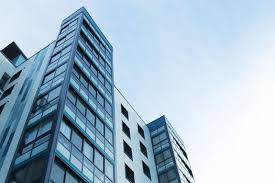
#> input picture code/Build.jpg, 275 x 183 px, found by its file name
$ python temp10.py
#> lines starting #> are read from the running program, lines starting #| are printed output that depends on the picture
### code/my_auxFun.py

#!/usr/bin/env python3
import numpy as np
import scipy.signal as sg

def my_rgb2cmy(im):
    CMY = 255-im
    return CMY

def my_cmy2rgb(im):
    RGB = 255-im
    return RGB

# [31 lines left out: functions my_mseRGB, my_mse, my_medianfilter, my_gradient, not called in this run]


### code/temp10.py
#!/usr/bin/env python3
# -*- coding: utf-8 -*-
"""
Created on Mon Sep 10 10:44:10 2018

@author: mariatorres
"""
from PIL import Image
import numpy as np
import matplotlib.pyplot as plt
import my_auxFun as fun


Im = Image.open('build.jpg')
#> Im is the input picture: PIL image 275x183 RGB; mean R, G, B 162.3, 185.7, 203.3
Im_a = np.array(Im)
Im_cmy = fun.my_rgb2cmy(Im_a)
#> in my_rgb2cmy, `CMY = 255-im`:
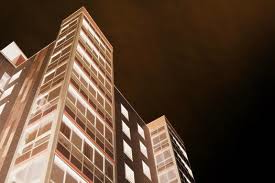
#> CMY: shape (183, 275, 3); mean R, G, B 92.7, 69.3, 51.7
Im_rgb = fun.my_cmy2rgb(Im_cmy)

plt.subplot(131)
plt.imshow(Im_a)
plt.axis("off")
plt.subplot(132)
plt.imshow(Im_cmy)
plt.axis("off")
plt.subplot(133)
plt.imshow(Im_rgb)
plt.axis("off")

plt.figure()
plt.subplot(231)
plt.imshow(Im_a[:,:,0], cmap='gray')
plt.axis("off")
plt.subplot(232)
plt.imshow(Im_a[:,:,1], cmap='gray')
plt.axis("off")
plt.subplot(233)
plt.imshow(Im_a[:,:,2], cmap='gray')
plt.axis("off")

plt.subplot(234)
plt.imshow(Im_cmy[:,:,0], cmap='gray')
plt.axis("off")
plt.subplot(235)
plt.imshow(Im_cmy[:,:,1], cmap='gray')
plt.axis("off")
plt.subplot(236)
plt.imshow(Im_cmy[:,:,2], cmap='gray')
plt.axis("off")
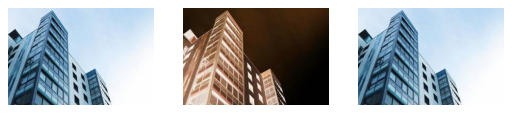
#> figure drawn by matplotlib, 3 panels
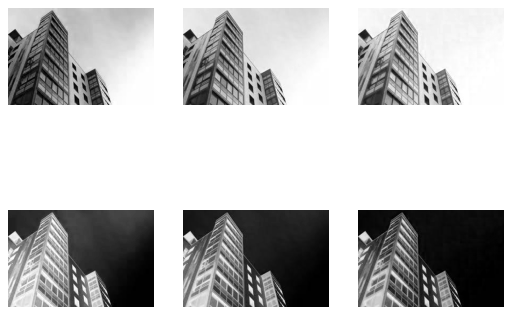
#> figure drawn by matplotlib, 6 panels

$ run again, with code/img1.jpg copied over code/Build.jpg
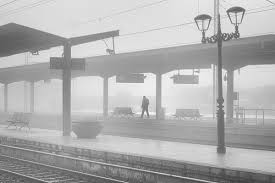
#> input picture code/img1.jpg, 275 x 183 px, found by its file name
#> Im is the input picture: PIL image 275x183 RGB; min 59, max 255, mean 176.1
#> in my_rgb2cmy, `CMY = 255-im`:
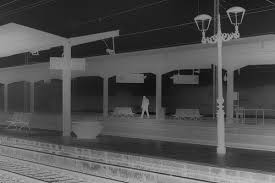
#> CMY: shape (183, 275, 3); min 0, max 196, mean 78.9
#> `plt.axis("off")`:
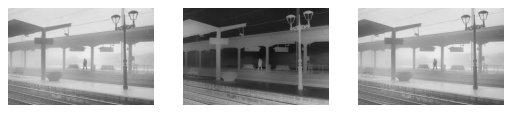
#> figure drawn by matplotlib, 3 panels
